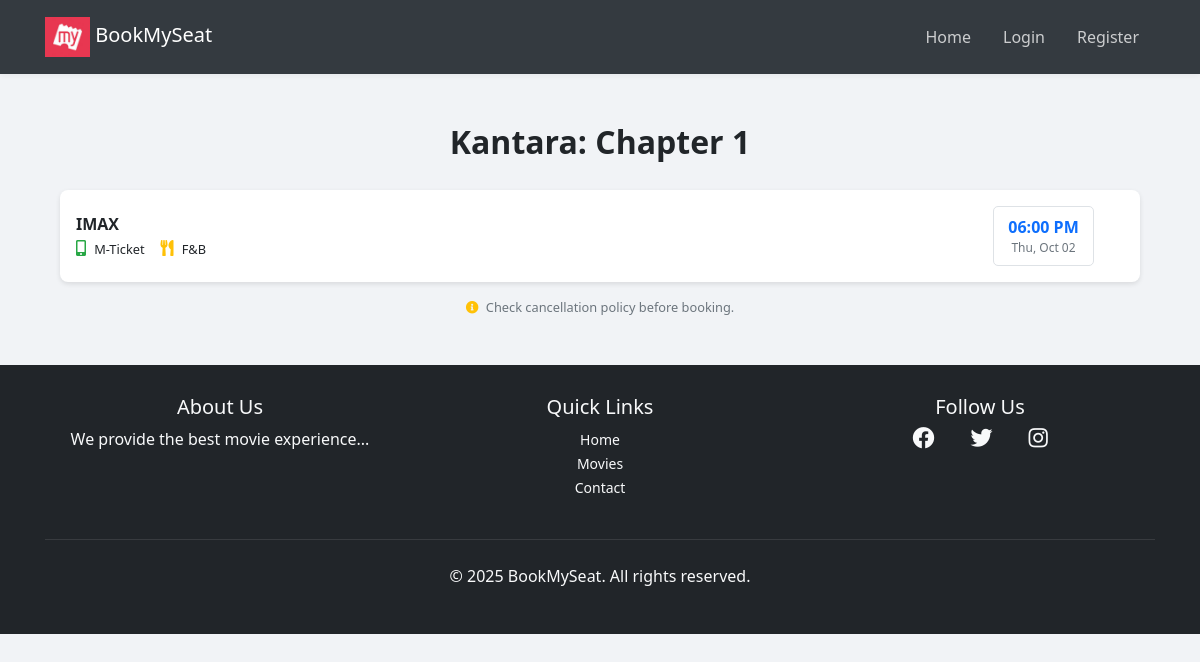
Page /movies/movie/1/theaters/ on the committed database.
### movies/models.py (models this page shows, shortened)
class Movie(models.Model):
    GENRE_CHOICES = [('Action', 'Action'), ('Comedy', 'Comedy'), ('Drama', 'Drama'), ('Horror', 'Horror'), ('Romance', 'Romance'), ('Sci-Fi', 'Science Fiction'), ('Thriller', 'Thriller')]
    LANGUAGE_CHOICES = [('English', 'English'), ('Hindi', 'Hindi'), ('Marathi', 'Marathi'), ('Tamil', 'Tamil'), ('Telugu', 'Telugu')]
    name = models.CharField(max_length=255)
    description = models.TextField(blank=True, null=True)
    cast = models.TextField(help_text="Comma-separated list of actors")
    release_date = models.DateField()
    genre = models.CharField(max_length=100, choices=GENRE_CHOICES)
    language = models.CharField(max_length=100, choices=LANGUAGE_CHOICES)
    youtube_link = models.URLField(blank=True)
    image = models.ImageField(upload_to='movie_images/')
    rating = models.DecimalField(max_digits=3, decimal_places=1, blank=True, null=True)
    added_by = models.ForeignKey(User, on_delete=models.SET_NULL, null=True, blank=True)

class Theater(models.Model):
    name = models.CharField(max_length=255)
    movie = models.ForeignKey('Movie', on_delete=models.CASCADE, related_name='theaters')
    time = models.DateTimeField()
    price = models.DecimalField(max_digits=7, decimal_places=2, default=150.00)

### movies/views.py (the view)
# urls.py: path('movie/<int:movie_id>/theaters/', views.theater_list, name='theater_list'),
def theater_list(request, movie_id):
    movie = get_object_or_404(Movie, id=movie_id); theaters = Theater.objects.filter(movie=movie)
    return render(request, 'movies/theater_list.html', {'movie': movie, 'theaters': theaters})

### templates/movies/theater_list.html (shortened to what this page needs)
{% extends "users/basic.html" %}
{% block content %}
<div class="container my-5">
    <div class="movie-title">{{ movie.name }}</div>
    {% if theaters %}
        {% for theater in theaters %}
        <div class="theatre-info">
            <div class="row w-100 align-items-center">
                 <div class="col-md-6 mb-2 mb-md-0">
                    <strong>{{ theater.name }}</strong>
                    <div class="info-icons mt-1 d-flex flex-wrap">
                        <span><i class="fas fa-mobile-alt text-success"></i> M-Ticket</span>
                        <span><i class="fas fa-utensils text-warning"></i> F&B</span>
                    </div>
                </div>
                <div class="col-md-6">
                    <div class="row g-2 justify-content-md-end">
                        <div class="col-lg-3 col-md-4 col-sm-4 col-6">
                            <a href="{% url 'book_seats' theater.id %}" class="time-box">
                                {{ theater.time|date:"h:i A" }}
                                <span>{{ theater.time|date:"D, M d" }}</span>
                            </a>
                        </div>
                    </div>
                </div>
            </div>
        </div>
        {% endfor %}
    {% else %}
        <div class="no-theaters">
            <p>Sorry, no showtimes available for this movie yet.</p>
        </div>
    {% endif %}
    <div class="non-cancellable text-center">
        <i class="fas fa-info-circle text-warning mr-1"></i> Check cancellation policy before booking.
    </div>
</div>
{% endblock %}

### templates/users/basic.html (style rules this page uses)
body { font-family: "Segoe UI", Tahoma, Geneva, Verdana, sans-serif; background-color: #f1f3f6; margin: 0; padding-top: 70px; }

### templates/movies/theater_list.html (style rules this page uses)
.movie-title { font-size: 2rem; font-weight: bold; text-align: center; margin-bottom: 1.5rem; }
.theatre-info { padding: 1rem; background-color: #fff; border-radius: 8px; box-shadow: 0 2px 5px rgba(0, 0, 0, 0.1); margin-bottom: 1rem; }
.info-icons i { margin-right: 0.3rem; font-size: 1rem; }
.info-icons span { font-size: 0.8rem; margin-right: 1rem; }
.time-box { border: 1px solid #dee2e6; border-radius: 5px; padding: 0.5rem 0.75rem; text-align: center; background-color: #fff; transition: transform 0.2s ease, background-color 0.2s ease, box-shadow 0.2s ease; text-decoration: none; display: block; color: #0d6efd; font-weight: bold; }
.time-box span { display: block; font-size: 0.75rem; color: #6c757d; font-weight: normal; }
.non-cancellable { font-size: 0.8rem; margin-top: 1rem; color: #6c757d; }

### rows in the picture
Movie: name "Kantara: Chapter 1"
Theater: name "IMAX", time "06:00 PM", time "Thu, Oct 02"
